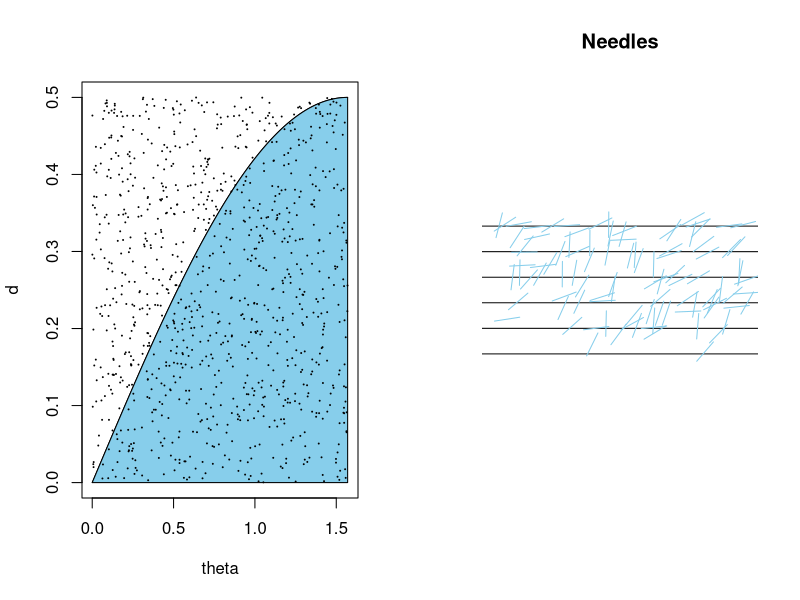

The R script that drew this image:

#' Example 2.3 BuffonsNeedle
#' This program will estimate the area of the
#' region E under the curve d=1/2*sin(theta) in the
#' theta:[0, pi/2], d:[0, 1/2]

n = 10000 # the number of experiments
theta_data = runif(n) * pi / 2 # angle of needles
ddata = runif(n) / 2 # the distance from the center of needle to the nearest lines
xdata = runif(n) * 10 # x value of points (for drawing needle)
ydata = runif(n) * 5 # y value of points (for ddrawing needle)
# the number of needles crossing a line
cross_num = length(ddata[ddata / sin(theta_data) < 1 / 2])

par(mfrow=c(1, 2))

# drawing region
theta = seq(0, pi / 2, 0.001)
d = 0.5 * sin(theta)
pt = c(theta, rev(theta))
pd = c(rep(0, length(theta)), rev(d))

plot(theta, d, type='l', xlim=c(0, pi/2), ylim=c(0, 1/2))
polygon(pt, pd, col='skyblue')
points(theta_data[seq(1, n, 10)], ddata[seq(1, n, 10)], cex=.01)

# drawing lattice
plot(1, type='n', xlab='', ylab='', main='Needles', axes=F,
     xlim=c(0, 10), ylim=c(0, 5), asp=1)
for (i in 0:5) {
  abline(h=i)
}

# drawing needles
for (i in seq(1, n, 100)) {
  x = xdata[i]
  y = ydata[i]
  t = theta_data[i]
  d = ddata[i]
  lines(c(x - 0.5*cos(t), x + 0.5*cos(t)),
        c(y + d - 0.5*sin(t), y + d + 0.5*sin(t)),
        col='skyblue', asp=1)
}

cat('Estimate of area is ', cross_num / n * (pi / 4))
cat('Estimate of pi is ', 2 / (cross_num / n))
